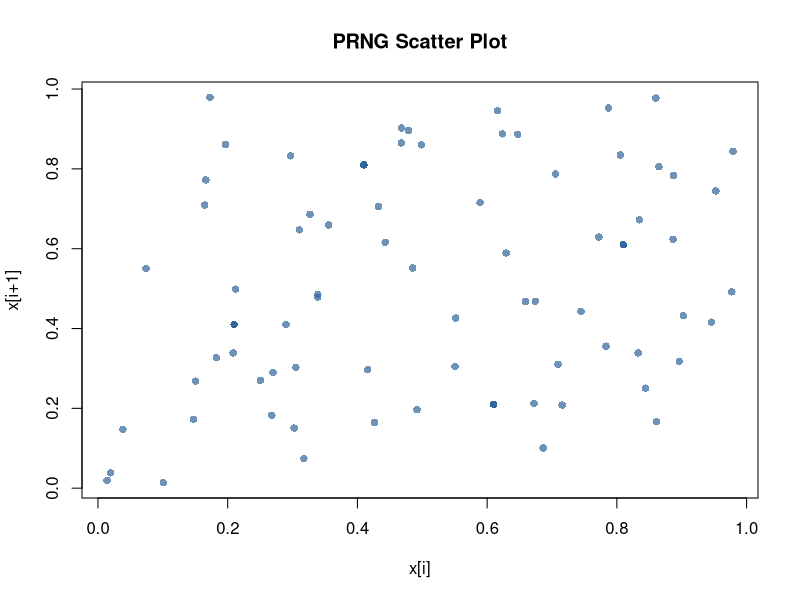
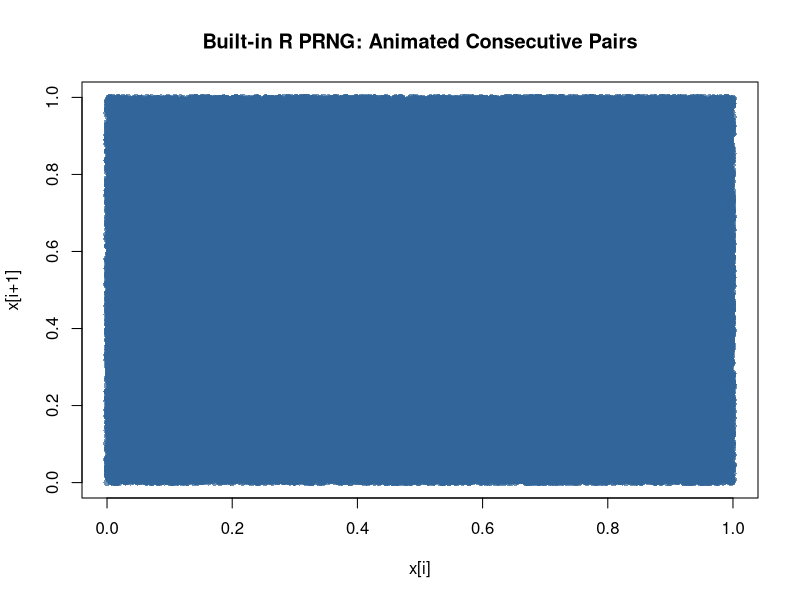

The R source for these figures, in order:
visualize_prng <- function(random_numbers, title = "PRNG Scatter Plot") {
  # Check if the input is valid
  if (length(random_numbers) < 2) {
    stop("The random number vector must contain at least two elements.")
  }
  
  # Create pairs of consecutive numbers
  x <- random_numbers[1:(length(random_numbers) - 1)]
  y <- random_numbers[2:length(random_numbers)]
  
  # Scatter plot of consecutive pairs
  plot(x, y, main = title, xlab = "x[i]", ylab = "x[i+1]",
       pch = 16, col = rgb(0.2, 0.4, 0.6, 0.7))
}


middle_square <- function(seed, n) {
  # Ensure the seed is a positive integer
  if (!is.numeric(seed) || seed <= 0 || floor(seed) != seed) {
    stop("Seed must be a positive integer.")
  }
  
  # Initialize the result vector
  random_numbers <- numeric(n)
  current_number <- seed
  
  for (i in 1:n) {
    # Square the current number
    squared <- current_number^2
    
    # Convert the squared number to a string
    squared_str <- as.character(squared)
    
    # Ensure the squared string has at least 8 digits (pad with zeros)
    if (nchar(squared_str) < 8) {
      squared_str <- sprintf("%08d", squared)
    }
    
    # Extract the middle 4 digits
    len <- nchar(squared_str)
    mid_start <- floor((len - 4) / 2) + 1
    middle_digits <- substr(squared_str, mid_start, mid_start + 3)
    
    # Update the current number and normalize to [0, 1]
    current_number <- as.numeric(middle_digits)
    random_numbers[i] <- current_number / 10000
  }
  
  return(random_numbers)
}

# Example usage
b <- middle_square(seed = 176543, n = 100000)
visualize_prng(b)


set.seed(123)
random_numbers <- runif(100000)
visualize_prng(random_numbers, title = "Built-in R PRNG: Animated Consecutive Pairs")
